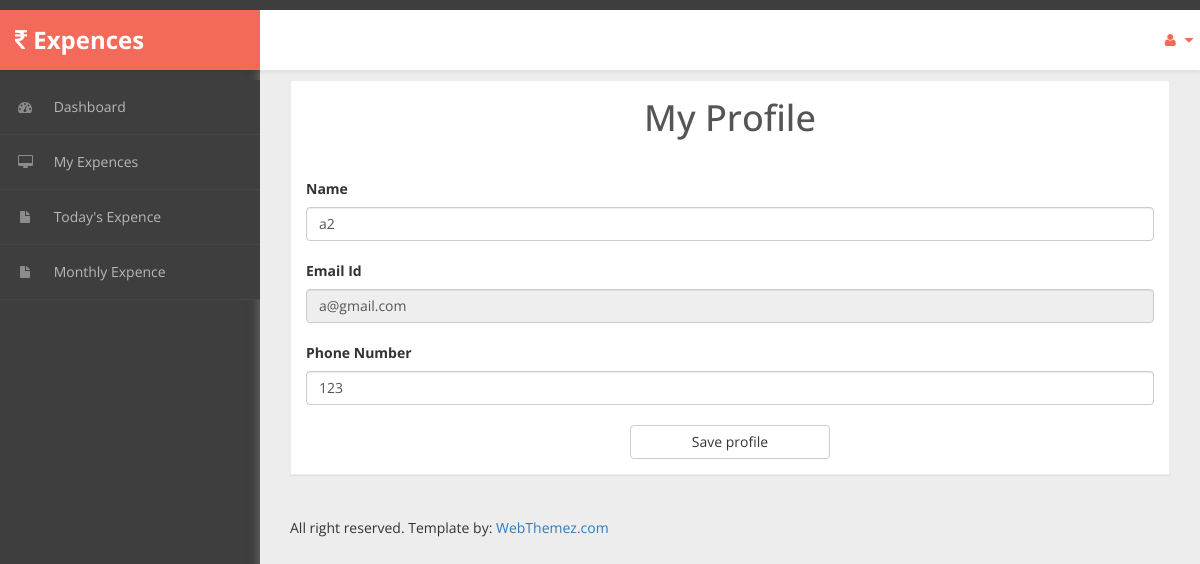
Page /userprofile.php (signed in) on the committed database.
### tables this page shows
CREATE TABLE IF NOT EXISTS `user_tbl` (
  `User_Id` int(11) NOT NULL AUTO_INCREMENT,
  `User_name` varchar(50) NOT NULL,
  `User_gmail` varchar(50) NOT NULL,
  `User_phone_number` varchar(10) NOT NULL,
  `User_password` varchar(50) NOT NULL,
  PRIMARY KEY (`User_Id`)
);

### database.php (called while the page is built, shortened)
<?php
class Database
{
	private static $host='localhost';
	private static $uname='root';
	private static $pwd='';
	private static $con=NULL;
	public static function connect()
	{
		self::$con=mysql_connect(self::$host,self::$uname,self::$pwd);
		return self::$con;
	 }
	public function getUserByEmail($email)
	{		$con=database::connect();
			$res=mysql_query("select * from user_tbl where User_gmail='$email'",$con);
			return $res;
	}
}
?>

### userprofile.php (the view, shortened to what this page needs)
<!DOCTYPE html>
<html xmlns="http://www.w3.org/1999/xhtml">
<head>
    <link href="assets/css/bootstrap.css" rel="stylesheet" />
    <link href="assets/css/font-awesome.css" rel="stylesheet" />
    <link href="assets/css/custom-styles.css" rel="stylesheet" />
</head>
<body>
    <div id="wrapper">
       <?php
            include('header.php');
        ?>
        <?php
            include('sidebar.php');
        ?>
            <?php
                                        $res1=$obj->getUserByEmail($email);
                                        $cnt=mysql_num_rows($res1);
                                        if($cnt==1)
                                        {
                                            while($row=mysql_fetch_assoc($res1))
                                            {
                                                $name=$row["User_name"];
                                                $mail=$row["User_gmail"];
                                                $phn=$row["User_phone_number"];
                                            }
                                        }
                            ?>
            <div id="page-wrapper" >
             <div id="page-inner">
                       <div class="row">
                        <div class="col-xs-12">
                            <div class="panel panel-default">
                                <div class="panel-heading">
                                    <div class="card-title">
                                        <div class="title"><h1 style="text-align:center">My Profile</h1></div>
                                    </div>
                                </div>
                                <div class="panel-body">
                                <form action="userprofile.php" method="post">
                                    <div class="sub-title">Name</div>
                                    <div>
                                        <input type="text" name="txtname" class="form-control" value="<?php echo "$name"; ?>"  placeholder="Enter Password" required>
                                    </div>
                                    <div class="sub-title">Email Id</div>
                                    <div>
                                        <input type="text"  value="<?php echo $mail; ?>" class="form-control" disabled placeholder="Enter Password" required>
                                    </div>
                                    <div class="sub-title">Phone Number</div>
                                    <div>
                                        <input type="text" name="txtphn" value="<?php echo $phn; ?>" class="form-control" placeholder="Enter Password" required>
                                    </div>
                                    <div style="text-align: center;margin-top: 20px;">
                                    <button type="submit" name="btnsave"  class="btn btn-default" style="width:200px">Save profile</button>
                                    </div>
                                </form>
                                </div>
                            </div>
                        </div>
                    </div>
                <footer>
          <?php
            include('footer.php');
          ?>
        </footer>
                </div>
            </div>
        </div>
</body>
</html>

### assets/css/custom-styles.css (style rules this page uses)
body { font-family: 'Open Sans', sans-serif; background: #3E3E3E; }
#wrapper { width: 100%; }
#page-wrapper { padding: 15px 15px; min-height: 600px; background: #EDEDED; }
#page-inner { width:100%; margin:10px 20px 10px 0px; background-color:transparent; padding: 15px 30px; min-height:1200px; }
h1, .h1, h2, .h2, h3, .h3 { margin-top: 7px; margin-bottom: -5px; }
.panel { border-radius:0px; }
#page-wrapper { position: relative; top: 55px; box-shadow: 0 0 10px #757575; -moz-box-shadow: 0 0 10px #757575; -webkit-box-shadow: 0 0 10px #757575; }
.panel-default { border-color: #ECECEC; }
.panel-default > .panel-heading { color: #555; border-color: #FFF; font-weight:bold;background: #FFFFFF; font-size: 16px; text-shadow: none; }
.panel-heading { border-bottom: 1px solid transparent; border-top-left-radius: 3px; border-top-right-radius: 3px; }
.sub-title { padding: 20px 0 8px; font-weight: bold; }
@media (min-width:768px) { #page-wrapper { margin: 0 0 0 260px; padding: 0; min-height: 1200px; } }

### rows in the picture
user_tbl: txtname "a2", User_gmail "a@gmail.com", txtphn "123"
